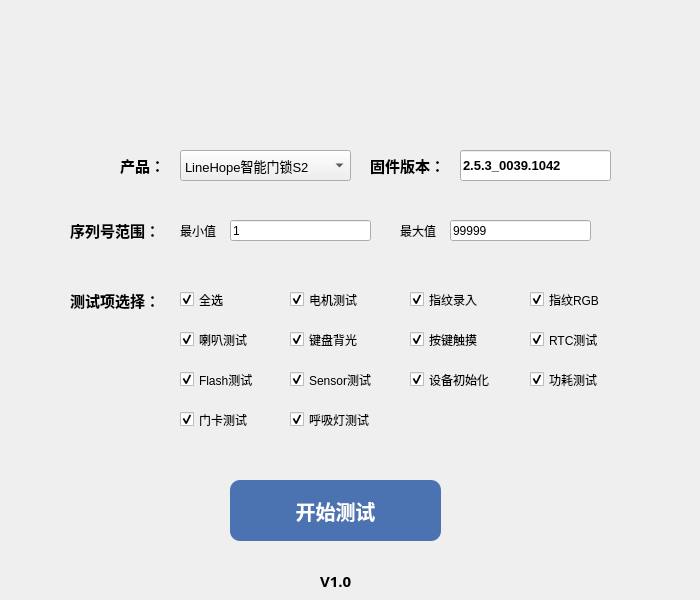
<?xml version="1.0" encoding="UTF-8"?>
<ui version="4.0">
 <class>Login</class>
 <widget class="QMainWindow" name="Login">
  <property name="geometry">
   <rect>
    <x>0</x>
    <y>0</y>
    <width>700</width>
    <height>600</height>
   </rect>
  </property>
  <property name="minimumSize">
   <size>
    <width>700</width>
    <height>600</height>
   </size>
  </property>
  <property name="maximumSize">
   <size>
    <width>700</width>
    <height>600</height>
   </size>
  </property>
  <property name="windowTitle">
   <string>LineHope产测工具</string>
  </property>
  <property name="styleSheet">
   <string notr="true"/>
  </property>
  <widget class="QWidget" name="centralwidget">
   <widget class="QLabel" name="label">
    <property name="geometry">
     <rect>
      <x>220</x>
      <y>30</y>
      <width>271</width>
      <height>71</height>
     </rect>
    </property>
    <property name="font">
     <font>
      <family>微软雅黑</family>
      <pointsize>20</pointsize>
      <bold>true</bold>
     </font>
    </property>
    <property name="styleSheet">
     <string notr="true">image: url(:/log1/微信图片_20220519171414.png);</string>
    </property>
    <property name="text">
     <string/>
    </property>
   </widget>
   <widget class="QLineEdit" name="lineEdit">
    <property name="geometry">
     <rect>
      <x>460</x>
      <y>150</y>
      <width>151</width>
      <height>31</height>
     </rect>
    </property>
    <property name="font">
     <font>
      <pointsize>10</pointsize>
      <bold>true</bold>
     </font>
    </property>
    <property name="text">
     <string>2.5.3_0039.1042</string>
    </property>
    <property name="placeholderText">
     <string/>
    </property>
   </widget>
   <widget class="QLabel" name="label_2">
    <property name="geometry">
     <rect>
      <x>370</x>
      <y>150</y>
      <width>81</width>
      <height>31</height>
     </rect>
    </property>
    <property name="font">
     <font>
      <family>微软雅黑</family>
      <pointsize>11</pointsize>
      <bold>true</bold>
     </font>
    </property>
    <property name="text">
     <string>固件版本：</string>
    </property>
   </widget>
   <widget class="QLabel" name="label_3">
    <property name="geometry">
     <rect>
      <x>70</x>
      <y>290</y>
      <width>101</width>
      <height>21</height>
     </rect>
    </property>
    <property name="font">
     <font>
      <family>微软雅黑</family>
      <pointsize>11</pointsize>
      <bold>true</bold>
     </font>
    </property>
    <property name="text">
     <string>测试项选择：</string>
    </property>
   </widget>
   <widget class="QLabel" name="label_4">
    <property name="geometry">
     <rect>
      <x>70</x>
      <y>220</y>
      <width>101</width>
      <height>21</height>
     </rect>
    </property>
    <property name="font">
     <font>
      <family>微软雅黑</family>
      <pointsize>11</pointsize>
      <bold>true</bold>
     </font>
    </property>
    <property name="text">
     <string>序列号范围：</string>
    </property>
   </widget>
   <widget class="QLabel" name="label_5">
    <property name="geometry">
     <rect>
      <x>180</x>
      <y>220</y>
      <width>51</width>
      <height>21</height>
     </rect>
    </property>
    <property name="text">
     <string>最小值</string>
    </property>
   </widget>
   <widget class="QLabel" name="label_6">
    <property name="geometry">
     <rect>
      <x>400</x>
      <y>220</y>
      <width>51</width>
      <height>21</height>
     </rect>
    </property>
    <property name="text">
     <string>最大值</string>
    </property>
   </widget>
   <widget class="QLineEdit" name="lineEdit_2">
    <property name="geometry">
     <rect>
      <x>230</x>
      <y>220</y>
      <width>141</width>
      <height>21</height>
     </rect>
    </property>
    <property name="text">
     <string>1</string>
    </property>
    <property name="placeholderText">
     <string/>
    </property>
   </widget>
   <widget class="QLineEdit" name="lineEdit_3">
    <property name="geometry">
     <rect>
      <x>450</x>
      <y>220</y>
      <width>141</width>
      <height>21</height>
     </rect>
    </property>
    <property name="text">
     <string>99999</string>
    </property>
    <property name="placeholderText">
     <string/>
    </property>
   </widget>
   <widget class="QCheckBox" name="checkBox">
    <property name="geometry">
     <rect>
      <x>290</x>
      <y>290</y>
      <width>101</width>
      <height>19</height>
     </rect>
    </property>
    <property name="text">
     <string>电机测试</string>
    </property>
    <property name="checked">
     <bool>true</bool>
    </property>
   </widget>
   <widget class="QCheckBox" name="checkBox_2">
    <property name="geometry">
     <rect>
      <x>410</x>
      <y>290</y>
      <width>101</width>
      <height>19</height>
     </rect>
    </property>
    <property name="text">
     <string>指纹录入</string>
    </property>
    <property name="checkable">
     <bool>true</bool>
    </property>
    <property name="checked">
     <bool>true</bool>
    </property>
    <property name="autoRepeat">
     <bool>true</bool>
    </property>
   </widget>
   <widget class="QCheckBox" name="checkBox_3">
    <property name="geometry">
     <rect>
      <x>410</x>
      <y>370</y>
      <width>111</width>
      <height>19</height>
     </rect>
    </property>
    <property name="text">
     <string>设备初始化</string>
    </property>
    <property name="checked">
     <bool>true</bool>
    </property>
   </widget>
   <widget class="QCheckBox" name="checkBox_4">
    <property name="geometry">
     <rect>
      <x>530</x>
      <y>290</y>
      <width>91</width>
      <height>19</height>
     </rect>
    </property>
    <property name="text">
     <string>指纹RGB</string>
    </property>
    <property name="checked">
     <bool>true</bool>
    </property>
   </widget>
   <widget class="QCheckBox" name="checkBox_5">
    <property name="geometry">
     <rect>
      <x>180</x>
      <y>330</y>
      <width>101</width>
      <height>19</height>
     </rect>
    </property>
    <property name="font">
     <font>
      <family>微软雅黑</family>
     </font>
    </property>
    <property name="text">
     <string>喇叭测试</string>
    </property>
    <property name="checked">
     <bool>true</bool>
    </property>
   </widget>
   <widget class="QCheckBox" name="checkBox_6">
    <property name="geometry">
     <rect>
      <x>530</x>
      <y>370</y>
      <width>111</width>
      <height>19</height>
     </rect>
    </property>
    <property name="text">
     <string>功耗测试</string>
    </property>
    <property name="checked">
     <bool>true</bool>
    </property>
   </widget>
   <widget class="QCheckBox" name="checkBox_7">
    <property name="geometry">
     <rect>
      <x>290</x>
      <y>330</y>
      <width>111</width>
      <height>19</height>
     </rect>
    </property>
    <property name="text">
     <string>键盘背光</string>
    </property>
    <property name="checked">
     <bool>true</bool>
    </property>
   </widget>
   <widget class="QCheckBox" name="checkBox_8">
    <property name="geometry">
     <rect>
      <x>410</x>
      <y>330</y>
      <width>101</width>
      <height>19</height>
     </rect>
    </property>
    <property name="text">
     <string>按键触摸</string>
    </property>
    <property name="checked">
     <bool>true</bool>
    </property>
   </widget>
   <widget class="QCheckBox" name="checkBox_9">
    <property name="geometry">
     <rect>
      <x>180</x>
      <y>370</y>
      <width>111</width>
      <height>19</height>
     </rect>
    </property>
    <property name="text">
     <string>Flash测试</string>
    </property>
    <property name="checked">
     <bool>true</bool>
    </property>
   </widget>
   <widget class="QCheckBox" name="checkBox_10">
    <property name="geometry">
     <rect>
      <x>180</x>
      <y>290</y>
      <width>80</width>
      <height>19</height>
     </rect>
    </property>
    <property name="font">
     <font>
      <family>微软雅黑</family>
     </font>
    </property>
    <property name="text">
     <string>全选</string>
    </property>
    <property name="checked">
     <bool>true</bool>
    </property>
   </widget>
   <widget class="QLabel" name="label_7">
    <property name="geometry">
     <rect>
      <x>120</x>
      <y>150</y>
      <width>61</width>
      <height>31</height>
     </rect>
    </property>
    <property name="font">
     <font>
      <family>微软雅黑</family>
      <pointsize>11</pointsize>
      <bold>true</bold>
     </font>
    </property>
    <property name="text">
     <string>产品：</string>
    </property>
   </widget>
   <widget class="QComboBox" name="comboBox">
    <property name="geometry">
     <rect>
      <x>180</x>
      <y>150</y>
      <width>171</width>
      <height>31</height>
     </rect>
    </property>
    <property name="font">
     <font>
      <pointsize>10</pointsize>
     </font>
    </property>
    <item>
     <property name="text">
      <string>LineHope智能门锁S2</string>
     </property>
    </item>
    <item>
     <property name="text">
      <string>玻璃门锁C1S</string>
     </property>
    </item>
    <item>
     <property name="text">
      <string>方舟鱼智能门锁S2</string>
     </property>
    </item>
   </widget>
   <widget class="QLabel" name="label_8">
    <property name="geometry">
     <rect>
      <x>320</x>
      <y>570</y>
      <width>81</width>
      <height>21</height>
     </rect>
    </property>
    <property name="font">
     <font>
      <family>微软雅黑</family>
      <pointsize>11</pointsize>
      <bold>true</bold>
     </font>
    </property>
    <property name="text">
     <string>V1.0</string>
    </property>
   </widget>
   <widget class="QPushButton" name="pushButton">
    <property name="geometry">
     <rect>
      <x>230</x>
      <y>480</y>
      <width>211</width>
      <height>61</height>
     </rect>
    </property>
    <property name="font">
     <font>
      <family>微软雅黑</family>
      <pointsize>15</pointsize>
      <bold>true</bold>
      <kerning>false</kerning>
     </font>
    </property>
    <property name="styleSheet">
     <string notr="true">background-color: rgb(75, 115, 177);
border-radius: 10px;
color: rgb(255, 255, 255);</string>
    </property>
    <property name="text">
     <string>开始测试</string>
    </property>
   </widget>
   <widget class="QCheckBox" name="checkBox_11">
    <property name="geometry">
     <rect>
      <x>530</x>
      <y>330</y>
      <width>101</width>
      <height>19</height>
     </rect>
    </property>
    <property name="text">
     <string>RTC测试</string>
    </property>
    <property name="checked">
     <bool>true</bool>
    </property>
   </widget>
   <widget class="QCheckBox" name="checkBox_12">
    <property name="geometry">
     <rect>
      <x>290</x>
      <y>370</y>
      <width>111</width>
      <height>19</height>
     </rect>
    </property>
    <property name="text">
     <string>Sensor测试</string>
    </property>
    <property name="checked">
     <bool>true</bool>
    </property>
   </widget>
   <widget class="QCheckBox" name="checkBox_13">
    <property name="geometry">
     <rect>
      <x>180</x>
      <y>410</y>
      <width>101</width>
      <height>19</height>
     </rect>
    </property>
    <property name="text">
     <string>门卡测试</string>
    </property>
    <property name="checked">
     <bool>true</bool>
    </property>
   </widget>
   <widget class="QCheckBox" name="checkBox_14">
    <property name="geometry">
     <rect>
      <x>290</x>
      <y>410</y>
      <width>111</width>
      <height>19</height>
     </rect>
    </property>
    <property name="text">
     <string>呼吸灯测试</string>
    </property>
    <property name="checked">
     <bool>true</bool>
    </property>
   </widget>
  </widget>
 </widget>
 <resources>
  <include location="log.qrc"/>
 </resources>
 <connections/>
</ui>
